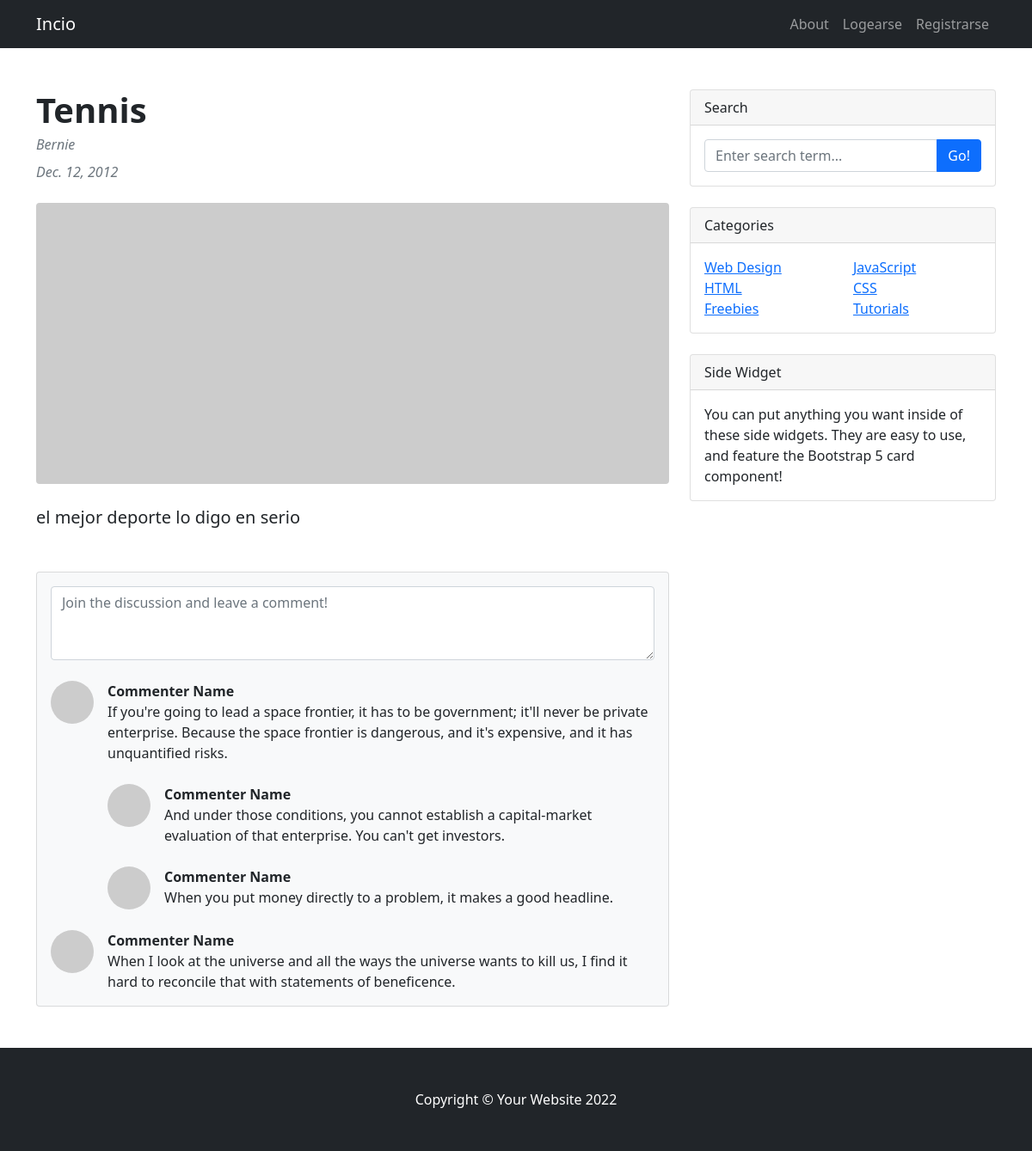
The app's page /leermas36/ with its own data.
### blog/models.py (models this page shows, shortened)
class Post(models.Model):
    titulo=models.CharField(max_length=30)
    subtitulo=models.CharField(max_length=30,null=True)
    autor=models.CharField(max_length=30,null=True)
    fecha=models.DateField()
    texto=models.TextField(max_length=200)
    imagen=models.ImageField()

### blog/views.py (the view)
# urls.py: path('leermas<id>/',leer_mas,name='leer_mas'),
def leer_mas(request,id):
    post=get_object_or_404(Post,id=id)
    return render(request,'blog/leer_mas.html',{'post':post})

### blog/templates/blog/leer_mas.html (shortened to what this page needs)
<!DOCTYPE html>
<html lang="en">
    <head>
        {% load static %}
        <link href="{% static 'blog/css2/styles.css' %}" rel="stylesheet" />
    </head>
    <body>
        <nav class="navbar navbar-expand-lg navbar-dark bg-dark">
            <div class="container">
                <a class="navbar-brand" href={% url 'inicio' %}>Incio</a>
                <div class="collapse navbar-collapse" id="navbarSupportedContent">
                    <ul class="navbar-nav ms-auto mb-2 mb-lg-0">
                        <li class="nav-item"><a class="nav-link" href={% url 'about' %}>About</a></li>
                        {% if user.is_authenticated %}
                        <li class="nav-item"><a class="nav-link" href={% url 'logout' %}>Deslogearse</a></li>
                        <li class="nav-item"><a class="nav-link" href={% url 'crear' %}>Postear</a></li>
                        {% else %}
                        <li class="nav-item"><a class="nav-link" href={% url 'login' %}>Logearse</a></li>
                        <li class="nav-item"><a class="nav-link" href={% url 'register' %}>Registrarse</a></li>
                        {% endif %}
                    </ul>
                </div>
            </div>
        </nav>
        <div class="container mt-5">
            <div class="row">
                <div class="col-lg-8">
                    <article>
                        <header class="mb-4">
                            <h1 class="fw-bolder mb-1">{{ post.titulo }}</h1>
                            <div class="text-muted fst-italic mb-2">{{ post.autor }}</div>
                            <div class="text-muted fst-italic mb-2">{{ post.fecha }}</div>
                        </header>
                        <figure class="mb-4"><img class="img-fluid rounded" src="https://dummyimage.com/900x400/ced4da/6c757d.jpg" alt="..." /></figure>
                        <section class="mb-5">
                            <p class="fs-5 mb-4">{{ post.texto }}</p>
                        </section>
                    </article>
                    <section class="mb-5">
                        <div class="card bg-light">
                            <div class="card-body">
                                <form class="mb-4"><textarea class="form-control" rows="3" placeholder="Join the discussion and leave a comment!"></textarea></form>
                                <div class="d-flex mb-4">
                                    <div class="flex-shrink-0"><img class="rounded-circle" src="https://dummyimage.com/50x50/ced4da/6c757d.jpg" alt="..." /></div>
                                    <div class="ms-3">
                                        <div class="fw-bold">Commenter Name</div>
                                        If you're going to lead a space frontier, it has to be government; it'll never be private enterprise. Because the space frontier is dangerous, and it's expensive, and it has unquantified risks.
                                        <div class="d-flex mt-4">
                                            <div class="flex-shrink-0"><img class="rounded-circle" src="https://dummyimage.com/50x50/ced4da/6c757d.jpg" alt="..." /></div>
                                            <div class="ms-3">
                                                <div class="fw-bold">Commenter Name</div>
                                                And under those conditions, you cannot establish a capital-market evaluation of that enterprise. You can't get investors.
                                            </div>
                                        </div>
                                        <div class="d-flex mt-4">
                                            <div class="flex-shrink-0"><img class="rounded-circle" src="https://dummyimage.com/50x50/ced4da/6c757d.jpg" alt="..." /></div>
                                            <div class="ms-3">
                                                <div class="fw-bold">Commenter Name</div>
                                                When you put money directly to a problem, it makes a good headline.
                                            </div>
                                        </div>
                                    </div>
                                </div>
                                <div class="d-flex">
                                    <div class="flex-shrink-0"><img class="rounded-circle" src="https://dummyimage.com/50x50/ced4da/6c757d.jpg" alt="..." /></div>
                                    <div class="ms-3">
                                        <div class="fw-bold">Commenter Name</div>
                                        When I look at the universe and all the ways the universe wants to kill us, I find it hard to reconcile that with statements of beneficence.
                                    </div>
                                </div>
                            </div>
                        </div>
                    </section>
                </div>
                <div class="col-lg-4">
                    <div class="card mb-4">
                        <div class="card-header">Search</div>
                        <div class="card-body">
                            <div class="input-group">
                                <input class="form-control" type="text" placeholder="Enter search term..." aria-label="Enter search term..." aria-describedby="button-search" />
                                <button class="btn btn-primary" id="button-search" type="button">Go!</button>
                            </div>
                        </div>
                    </div>
                    <div class="card mb-4">
                        <div class="card-header">Categories</div>
                        <div class="card-body">
                            <div class="row">
                                <div class="col-sm-6">
                                    <ul class="list-unstyled mb-0">
                                        <li><a href="#!">Web Design</a></li>
                                        <li><a href="#!">HTML</a></li>
                                        <li><a href="#!">Freebies</a></li>
                                    </ul>
                                </div>
                                <div class="col-sm-6">
                                    <ul class="list-unstyled mb-0">
                                        <li><a href="#!">JavaScript</a></li>
                                        <li><a href="#!">CSS</a></li>
                                        <li><a href="#!">Tutorials</a></li>
                                    </ul>
                                </div>
                            </div>
                        </div>
                    </div>
                    <div class="card mb-4">
                        <div class="card-header">Side Widget</div>
                        <div class="card-body">You can put anything you want inside of these side widgets. They are easy to use, and feature the Bootstrap 5 card component!</div>
                    </div>
                </div>
            </div>
        </div>
        <footer class="py-5 bg-dark">
            <div class="container"><p class="m-0 text-center text-white">Copyright &copy; Your Website 2022</p></div>
        </footer>
    </body>
</html>

### records on screen
Post: titulo "Tennis", autor "Bernie", fecha "Dec. 12, 2012", texto "el mejor deporte lo digo en serio"
